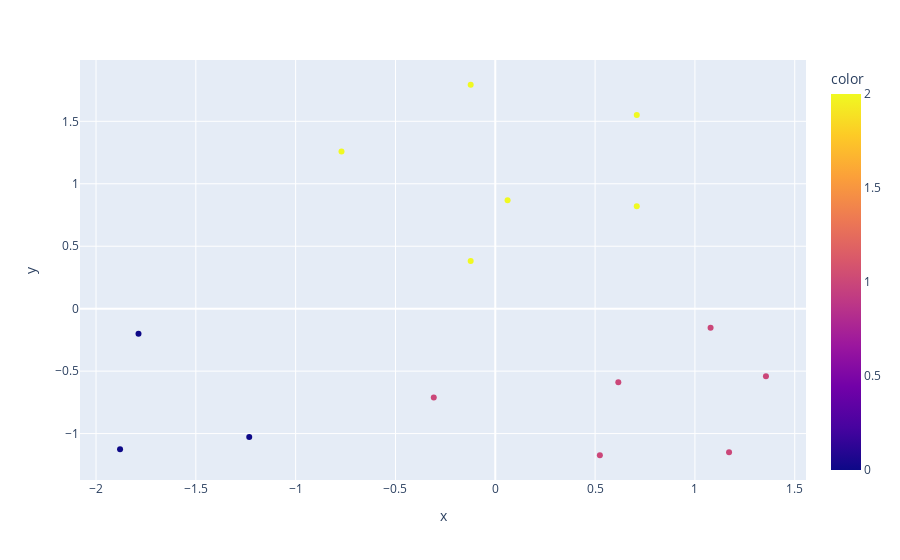

The cell this chart's notebook holds for it:
### Code cell
grafico = px.scatter(x=base_salario[:,0],
                     y = base_salario[:, 1],
                     color=rotulos)
grafico.show()

### Figure 1 — Plotly figure (JSON) as saved in the notebook; plotly's stock layout.template omitted (floating-point values rounded to 4 significant figures)
{"data": [{"hovertemplate": "x=%{x}<br>y=%{y}<br>color=%{marker.color}<extra></extra>", "legendgroup": "", "marker": {"color": [0, 0, 0, 1, 1, 1, 1, 1, 1, 2, 2, 2, 2, 2, 2], "coloraxis": "coloraxis", "symbol": "circle"}, "mode": "markers", "name": "", "orientation": "v", "showlegend": false, "type": "scatter", "x": [-1.88, -1.233, -1.787, -0.3081, 0.5238, 1.171, 1.356, 0.6163, 1.078, -0.7703, -0.1233, 0.06163, -0.1233, 0.7087, 0.7087], "xaxis": "x", "y": [-1.125, -1.028, -0.201, -0.7115, -1.173, -1.149, -0.5414, -0.59, -0.1524, 1.258, 0.3825, 0.8688, 1.793, 0.8201, 1.55], "yaxis": "y"}], "layout": {"coloraxis": {"colorbar": {"title": {"text": "color"}}, "colorscale": [[0, "#0d0887"], [0.1111, "#46039f"], [0.2222, "#7201a8"], [0.3333, "#9c179e"], [0.4444, "#bd3786"], [0.5556, "#d8576b"], [0.6667, "#ed7953"], [0.7778, "#fb9f3a"], [0.8889, "#fdca26"], [1, "#f0f921"]]}, "legend": {"tracegroupgap": 0}, "margin": {"t": 60}, "xaxis": {"anchor": "y", "domain": [0, 1], "title": {"text": "x"}}, "yaxis": {"anchor": "x", "domain": [0, 1], "title": {"text": "y"}}}}
